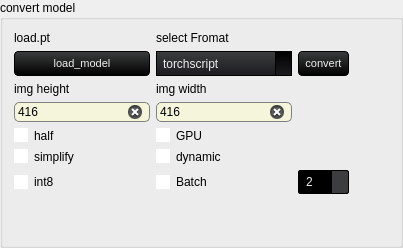
              <widget class="QGroupBox" name="groupBox_12">
               <property name="title">
                <string>convert model</string>
               </property>
               <layout class="QGridLayout" name="gridLayout_10">
                <item row="3" column="1">
                 <widget class="QLabel" name="label_75">
                  <property name="text">
                   <string>img width</string>
                  </property>
                 </widget>
                </item>
                <item row="2" column="2">
                 <widget class="QPushButton" name="convertButton">
                  <property name="sizePolicy">
                   <sizepolicy hsizetype="Preferred" vsizetype="Preferred">
                    <horstretch>0</horstretch>
                    <verstretch>0</verstretch>
                   </sizepolicy>
                  </property>
                  <property name="styleSheet">
                   <string notr="true">QPushButton {
    background-color: qlineargradient(spread:repeat, x1:1, y1:0, x2:1, y2:1, stop:0 rgb(59, 61, 62), stop:1 rgb(0, 0, 0));
    color: rgb(238, 238, 238);
  	font-size: 8pt;

    border-style: solid;
    border-width: 1px;
    border-radius: 4px;
    border-color: rgb(0, 0, 0);
    padding: 5px;
}

QPushButton:flat {
    background-color: transparent;
    border: none;
    color: rgb(238, 238, 238);
}

QPushButton:disabled {
    background-color: #404040;
    color: #656565;
    border-color: rgb(0, 0, 0);
}

QPushButton:hover {
    background-color: rgba(236, 157, 0, 51);
    border: 1px solid rgb(236, 157, 0);
}

QPushButton:pressed {
    background-color: qlineargradient(spread:repeat, x1:1, y1:0, x2:1, y2:1, stop:0 rgb(28, 28, 32), stop:1 rgb(0, 0, 0));
    border: 1px solid rgb(236, 157, 0);
}

QPushButton:checked {
    background-color: qlineargradient(spread:repeat, x1:1, y1:0, x2:1, y2:1, stop:0 rgb(28, 28, 32), stop:1 rgb(0, 0, 0));
    border: 1px solid #222;
}</string>
                  </property>
                  <property name="text">
                   <string>convert</string>
                  </property>
                 </widget>
                </item>
                <item row="1" column="0">
                 <widget class="QLabel" name="label_50">
                  <property name="text">
                   <string>load.pt</string>
                  </property>
                 </widget>
                </item>
                <item row="6" column="1">
                 <widget class="QCheckBox" name="dynamic_true">
                  <property name="sizePolicy">
                   <sizepolicy hsizetype="Preferred" vsizetype="Preferred">
                    <horstretch>0</horstretch>
                    <verstretch>0</verstretch>
                   </sizepolicy>
                  </property>
                  <property name="styleSheet">
                   <string notr="true">QCheckBox {
    background-color: transparent;
    color: black;
    border: none;
    border-radius: 50%;
 
}

QCheckBox::indicator {
    background-color: white;
    color: black;
    border-radius: 50%;
}

QCheckBox::indicator:hover {
    background-color: orange;
}

QCheckBox::indicator:checked {
    background-color: #ff0800;
}</string>
                  </property>
                  <property name="text">
                   <string>dynamic</string>
                  </property>
                 </widget>
                </item>
                <item row="5" column="1">
                 <widget class="QCheckBox" name="use_gpu_checkbox">
                  <property name="sizePolicy">
                   <sizepolicy hsizetype="Preferred" vsizetype="Preferred">
                    <horstretch>0</horstretch>
                    <verstretch>0</verstretch>
                   </sizepolicy>
                  </property>
                  <property name="styleSheet">
                   <string notr="true">QCheckBox {
    background-color: transparent;
    color: black;
    border: none;
    border-radius: 50%;
 
}

QCheckBox::indicator {
    background-color: white;
    color: black;
    border-radius: 50%;
}

QCheckBox::indicator:hover {
    background-color: orange;
}

QCheckBox::indicator:checked {
    background-color: #ff0800;
}</string>
                  </property>
                  <property name="text">
                   <string>GPU</string>
                  </property>
                 </widget>
                </item>
                <item row="3" column="0">
                 <widget class="QLabel" name="label_73">
                  <property name="text">
                   <string>img height</string>
                  </property>
                 </widget>
                </item>
                <item row="8" column="2">
                 <spacer name="verticalSpacer">
                  <property name="orientation">
                   <enum>Qt::Vertical</enum>
                  </property>
                  <property name="sizeHint" stdset="0">
                   <size>
                    <width>20</width>
                    <height>40</height>
                   </size>
                  </property>
                 </spacer>
                </item>
                <item row="7" column="0">
                 <widget class="QCheckBox" name="int8_true">
                  <property name="sizePolicy">
                   <sizepolicy hsizetype="Preferred" vsizetype="Preferred">
                    <horstretch>0</horstretch>
                    <verstretch>0</verstretch>
                   </sizepolicy>
                  </property>
                  <property name="styleSheet">
                   <string notr="true">QCheckBox {
    background-color: transparent;
    color: black;
    border: none;
    border-radius: 50%;
 
}

QCheckBox::indicator {
    background-color: white;
    color: black;
    border-radius: 50%;
}

QCheckBox::indicator:hover {
    background-color: orange;
}

QCheckBox::indicator:checked {
    background-color: #ff0800;
}</string>
                  </property>
                  <property name="text">
                   <string>int8</string>
                  </property>
                 </widget>
                </item>
                <item row="4" column="1">
                 <widget class="QLineEdit" name="imgsz_input_W">
                  <property name="sizePolicy">
                   <sizepolicy hsizetype="Preferred" vsizetype="Preferred">
                    <horstretch>0</horstretch>
                    <verstretch>0</verstretch>
                   </sizepolicy>
                  </property>
                  <property name="maximumSize">
                   <size>
                    <width>16777215</width>
                    <height>16777215</height>
                   </size>
                  </property>
                  <property name="styleSheet">
                   <string notr="true">QLineEdit {
    background-color: beige;
    border-radius: 5px;
    border: 1px solid grey;
    padding: 1px;
    color: black;
}

QLineEdit:hover {
    background-color: qlineargradient(spread:repeat, x1:1, y1:0, x2:1, y2:1, stop:0 orange, stop:1 red);
    color: black;
}</string>
                  </property>
                  <property name="text">
                   <string>416</string>
                  </property>
                  <property name="cursorPosition">
                   <number>3</number>
                  </property>
                  <property name="clearButtonEnabled">
                   <bool>true</bool>
                  </property>
                 </widget>
                </item>
                <item row="6" column="0">
                 <widget class="QCheckBox" name="simplify">
                  <property name="sizePolicy">
                   <sizepolicy hsizetype="Preferred" vsizetype="Preferred">
                    <horstretch>0</horstretch>
                    <verstretch>0</verstretch>
                   </sizepolicy>
                  </property>
                  <property name="styleSheet">
                   <string notr="true">QCheckBox {
    background-color: transparent;
    color: black;
    border: none;
    border-radius: 50%;
 
}

QCheckBox::indicator {
    background-color: white;
    color: black;
    border-radius: 50%;
}

QCheckBox::indicator:hover {
    background-color: orange;
}

QCheckBox::indicator:checked {
    background-color: #ff0800;
}</string>
                  </property>
                  <property name="text">
                   <string>simplify</string>
                  </property>
                 </widget>
                </item>
                <item row="2" column="3">
                 <spacer name="horizontalSpacer_8">
                  <property name="orientation">
                   <enum>Qt::Horizontal</enum>
                  </property>
                  <property name="sizeHint" stdset="0">
                   <size>
                    <width>40</width>
                    <height>20</height>
                   </size>
                  </property>
                 </spacer>
                </item>
                <item row="7" column="1">
                 <widget class="QCheckBox" name="batch_size_checkbox">
                  <property name="sizePolicy">
                   <sizepolicy hsizetype="Preferred" vsizetype="Preferred">
                    <horstretch>0</horstretch>
                    <verstretch>0</verstretch>
                   </sizepolicy>
                  </property>
                  <property name="styleSheet">
                   <string notr="true">QCheckBox {
    background-color: transparent;
    color: black;
    border: none;
    border-radius: 50%;
 
}

QCheckBox::indicator {
    background-color: white;
    color: black;
    border-radius: 50%;
}

QCheckBox::indicator:hover {
    background-color: orange;
}

QCheckBox::indicator:checked {
    background-color: #ff0800;
}</string>
                  </property>
                  <property name="text">
                   <string>Batch</string>
                  </property>
                 </widget>
                </item>
                <item row="5" column="0">
                 <widget class="QCheckBox" name="half_true">
                  <property name="sizePolicy">
                   <sizepolicy hsizetype="Preferred" vsizetype="Preferred">
                    <horstretch>0</horstretch>
                    <verstretch>0</verstretch>
                   </sizepolicy>
                  </property>
                  <property name="styleSheet">
                   <string notr="true">QCheckBox {
    background-color: transparent;
    color: black;
    border: none;
    border-radius: 50%;
 
}

QCheckBox::indicator {
    background-color: white;
    color: black;
    border-radius: 50%;
}

QCheckBox::indicator:hover {
    background-color: orange;
}

QCheckBox::indicator:checked {
    background-color: #ff0800;
}</string>
                  </property>
                  <property name="text">
                   <string>half</string>
                  </property>
                 </widget>
                </item>
                <item row="4" column="0">
                 <widget class="QLineEdit" name="imgsz_input_H">
                  <property name="sizePolicy">
                   <sizepolicy hsizetype="Preferred" vsizetype="Preferred">
                    <horstretch>0</horstretch>
                    <verstretch>0</verstretch>
                   </sizepolicy>
                  </property>
                  <property name="maximumSize">
                   <size>
                    <width>16777215</width>
                    <height>16777215</height>
                   </size>
                  </property>
                  <property name="styleSheet">
                   <string notr="true">QLineEdit {
    background-color: beige;
    border-radius: 5px;
    border: 1px solid grey;
    padding: 1px;
    color: black;
}

QLineEdit:hover {
    background-color: qlineargradient(spread:repeat, x1:1, y1:0, x2:1, y2:1, stop:0 orange, stop:1 red);
    color: black;
}</string>
                  </property>
                  <property name="text">
                   <string>416</string>
                  </property>
                  <property name="cursorPosition">
                   <number>3</number>
                  </property>
                  <property name="clearButtonEnabled">
                   <bool>true</bool>
                  </property>
                 </widget>
                </item>
                <item row="2" column="0">
                 <widget class="QPushButton" name="Load_pt_model">
                  <property name="sizePolicy">
                   <sizepolicy hsizetype="Preferred" vsizetype="Preferred">
                    <horstretch>0</horstretch>
                    <verstretch>0</verstretch>
                   </sizepolicy>
                  </property>
                  <property name="styleSheet">
                   <string notr="true">QPushButton {
    background-color: qlineargradient(spread:repeat, x1:1, y1:0, x2:1, y2:1, stop:0 rgb(59, 61, 62), stop:1 rgb(0, 0, 0));
    color: rgb(238, 238, 238);
  	font-size: 8pt;

    border-style: solid;
    border-width: 1px;
    border-radius: 4px;
    border-color: rgb(0, 0, 0);
    padding: 5px;
}

QPushButton:flat {
    background-color: transparent;
    border: none;
    color: rgb(238, 238, 238);
}

QPushButton:disabled {
    background-color: #404040;
    color: #656565;
    border-color: rgb(0, 0, 0);
}

QPushButton:hover {
    background-color: rgba(236, 157, 0, 51);
    border: 1px solid rgb(236, 157, 0);
}

QPushButton:pressed {
    background-color: qlineargradient(spread:repeat, x1:1, y1:0, x2:1, y2:1, stop:0 rgb(28, 28, 32), stop:1 rgb(0, 0, 0));
    border: 1px solid rgb(236, 157, 0);
}

QPushButton:checked {
    background-color: qlineargradient(spread:repeat, x1:1, y1:0, x2:1, y2:1, stop:0 rgb(28, 28, 32), stop:1 rgb(0, 0, 0));
    border: 1px solid #222;
}</string>
                  </property>
                  <property name="text">
                   <string>load_model</string>
                  </property>
                 </widget>
                </item>
                <item row="1" column="1">
                 <widget class="QLabel" name="label_55">
                  <property name="text">
                   <string>select Fromat</string>
                  </property>
                 </widget>
                </item>
                <item row="2" column="1">
                 <widget class="QComboBox" name="convert_model">
                  <property name="sizePolicy">
                   <sizepolicy hsizetype="Preferred" vsizetype="Preferred">
                    <horstretch>0</horstretch>
                    <verstretch>0</verstretch>
                   </sizepolicy>
                  </property>
                  <property name="styleSheet">
                   <string notr="true">				QComboBox
				{
					background-color: qlineargradient(spread:repeat, x1:1, y1:0, x2:1, y2:1, stop:0  rgb(59, 61, 62) /*bg_alt*/,stop:1 rgb(28, 28, 32) /*bg_prim*/);
					border: 1px solid #000;
					padding-left: 6px;
					color: rgb(238, 238, 238) /*txt*/;
					height: 20px;
				}
				QComboBox::disabled
				{
					background-color: #404040;
					color: #656565;
					border-color: rgb(0, 0, 0) /*bg_gen*/;
				}
				QComboBox:on
				{
					background-color: rgb(236, 157, 0) /*accent*/;
					color: rgb(28, 28, 28) /*txt_bg*/;
				}
				QComboBox QAbstractItemView
				{
					background-color: rgb(28, 28, 32) /*bg_prim*/;
					color: rgb(238, 238, 238) /*txt*/;
					border: 1px solid black;
					selection-background-color: rgb(236, 157, 0) /*accent*/;
					outline: 0;
				}
				QComboBox::drop-down
				{
					background-color: qlineargradient(spread:repeat, x1:1, y1:0, x2:1, y2:1, stop:0  rgb(0, 0, 0) /*bg_gen*/,stop:1 rgb(28, 28, 32) /*bg_prim*/);
					subcontrol-origin: padding;
					subcontrol-position: top right;
					width: 15px;
					border-left-width: 1px;
					border-left-color: black;
					border-left-style: solid;
				}
				QComboBox::down-arrow
				{
					image: url(:/16x16/icons/16x16/down.gif);
					width: 8px;
					height: 8px;
				}</string>
                  </property>
                  <item>
                   <property name="text">
                    <string>torchscript</string>
                   </property>
                  </item>
                  <item>
                   <property name="text">
                    <string>onnx</string>
                   </property>
                  </item>
                  <item>
                   <property name="text">
                    <string>openvino</string>
                   </property>
                  </item>
                  <item>
                   <property name="text">
                    <string>engine</string>
                   </property>
                  </item>
                  <item>
                   <property name="text">
                    <string>saved_model</string>
                   </property>
                  </item>
                  <item>
                   <property name="text">
                    <string>pb</string>
                   </property>
                  </item>
                  <item>
                   <property name="text">
                    <string>tflite</string>
                   </property>
                  </item>
                  <item>
                   <property name="text">
                    <string>paddle</string>
                   </property>
                  </item>
                  <item>
                   <property name="text">
                    <string>ncnn</string>
                   </property>
                  </item>
                 </widget>
                </item>
                <item row="7" column="2">
                 <widget class="QSpinBox" name="batch_input_spinbox">
                  <property name="sizePolicy">
                   <sizepolicy hsizetype="Preferred" vsizetype="Preferred">
                    <horstretch>0</horstretch>
                    <verstretch>0</verstretch>
                   </sizepolicy>
                  </property>
                  <property name="maximumSize">
                   <size>
                    <width>16777215</width>
                    <height>16777215</height>
                   </size>
                  </property>
                  <property name="styleSheet">
                   <string notr="true">QSpinBox, QDoubleSpinBox, QDateTimeEdit {
    background-color: rgb(0, 0, 0) /*bg_gen*/;
    color: rgb(238, 238, 238) /*txt*/;
    border: 1px solid #000;
    padding: 3px;
    padding-left: 5px;
    border-radius: 2px;
}

QDoubleSpinBox::up-button, QSpinBox::up-button, QDateTimeEdit::up-button {
    border-top-right-radius: 2px;
    background-color: rgb(59, 61, 62) /*bg_alt*/;
    width: 16px;
    border-width: 1px;
}

QDoubleSpinBox::up-button:hover, QSpinBox::up-button:hover, QDateTimeEdit::up-button:hover {
    background-color: orange;
}

QDoubleSpinBox::up-button:pressed, QSpinBox::up-button:pressed, QDateTimeEdit::up-button:pressed {
    background-color: red;
}

QDoubleSpinBox::up-arrow, QSpinBox::up-arrow, QDateTimeEdit::up-arrow {
    image: url(:/16x16/icons/16x16/up.gif);
    width: 7px;
    height: 7px;
}

QDoubleSpinBox::down-button, QSpinBox::down-button, QDateTimeEdit::down-button {
    border-bottom-right-radius: 2px;
    background-color: rgb(59, 61, 62) /*bg_alt*/;
    width: 16px;
    border-width: 1px;
}

QDoubleSpinBox::down-button:hover, QSpinBox::down-button:hover, QDateTimeEdit::down-button:hover {
    background-color: orange;
}

QDoubleSpinBox::down-button:pressed, QSpinBox::down-button:pressed, QDateTimeEdit::down-button:pressed {
    background-color: red;
}

QDoubleSpinBox::down-arrow, QSpinBox::down-arrow, QDateTimeEdit::down-arrow {
    image: url(:/16x16/icons/16x16/down.gif);
    width: 7px;
    height: 7px;
}</string>
                  </property>
                  <property name="minimum">
                   <number>2</number>
                  </property>
                  <property name="maximum">
                   <number>100</number>
                  </property>
                  <property name="singleStep">
                   <number>2</number>
                  </property>
                  <property name="value">
                   <number>2</number>
                  </property>
                 </widget>
                </item>
               </layout>
              </widget>
